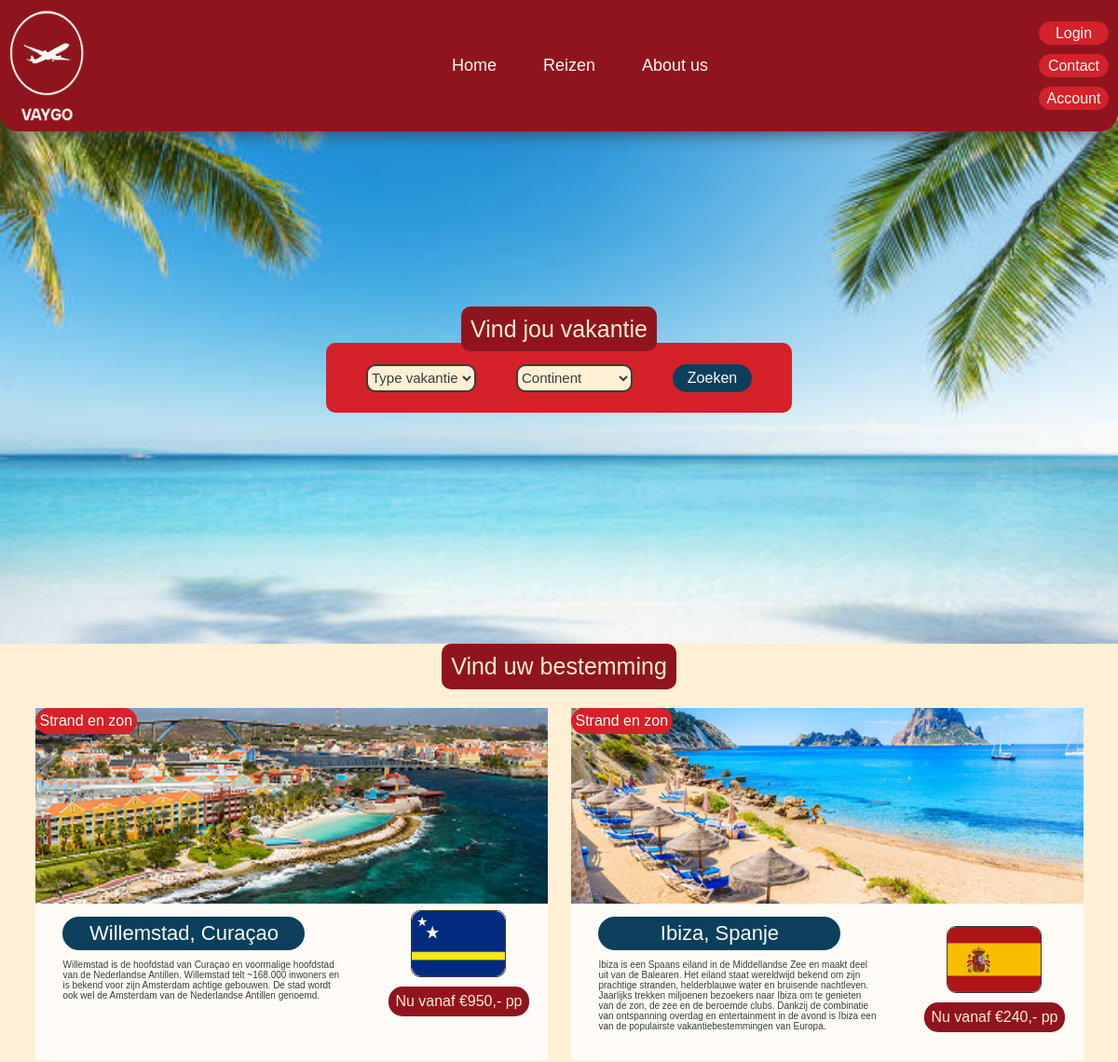
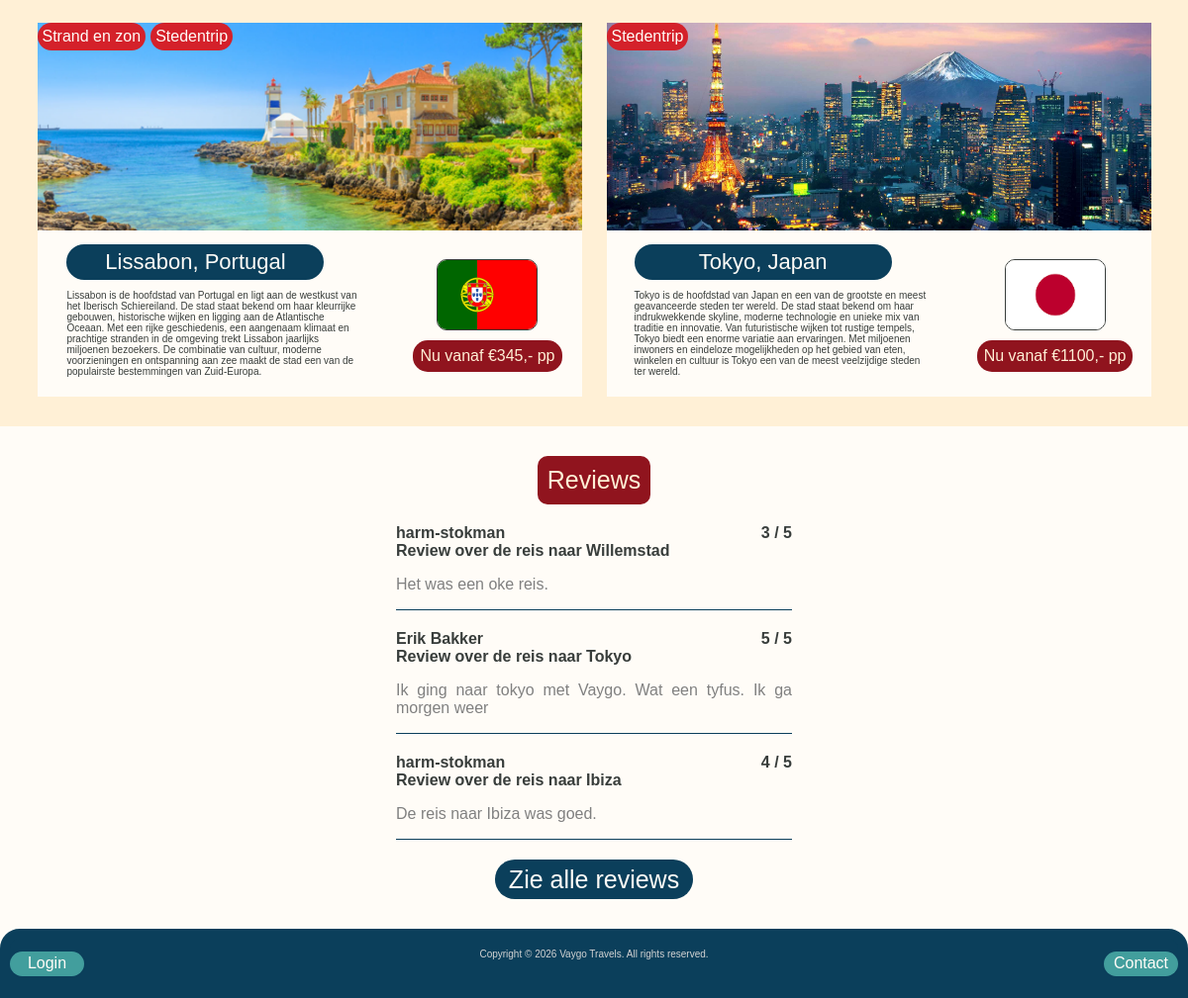
The page / on the database its author committed (2 pictures, top to bottom).
### tables this page shows
CREATE TABLE `Reizen` (
  `Reis_id` int NOT NULL,
  `Bestemming` varchar(50) NOT NULL,
  `Land` varchar(50) NOT NULL,
  `korte_beschrijving` varchar(750) NOT NULL,
  `Prijs` int NOT NULL,
  `Vlag` varchar(100) NOT NULL,
  `Continent` varchar(50) NOT NULL,
  `Strand_en_zon` tinyint(1) NOT NULL,
  `Stedentrip` tinyint(1) NOT NULL,
  `Wintersport` tinyint(1) NOT NULL,
  `Natuur` tinyint(1) NOT NULL,
  `Cultuur` tinyint(1) NOT NULL,
  `Welkom_bericht` varchar(1000) NOT NULL,
  `Historie` varchar(1000) NOT NULL,
  `Wat_te_doen` varchar(1000) NOT NULL,
  `Achtergrond` varchar(100) NOT NULL,
  `kaart_afbeelding` varchar(100) NOT NULL
);

CREATE TABLE `recensies` (
  `User_id` int NOT NULL,
  `Reis_id` int NOT NULL,
  `Bericht` varchar(250) NOT NULL,
  `Beoordeling` int NOT NULL
);

CREATE TABLE `Gebruikers` (
  `User_id` int NOT NULL,
  `Gebruikersnaam` varchar(50) NOT NULL,
  `Emailadres` varchar(50) NOT NULL,
  `Wachtwoord` varchar(50) NOT NULL
);

### index.php (the view, shortened to what this page needs)
<?php
include_once 'includes/pdo.php';
?>
<!DOCTYPE html>
<html lang="en">
<head>
    <link rel="stylesheet" href="css/style.css">
</head>
<body>
    <header>
        <img src="img/logo-vaygo.png" alt="logo Vaygo">
        <?php
        include_once 'includes/header.php';
        ?>
    </header>
    <main>
        <div class="index-header" >
            <div>
                <span class="title-block">Vind jou vakantie</span>
                <div class="find-vacations">
                    <select class="dropdown-selection" name="type">
                        <option value="">Type vakantie</option>
                    </select>
                    <select class="dropdown-selection" name="continent">
                        <option value="">Continent</option>
                    </select>
                    <div class="search-button">
                        <a href="index.php">Zoeken</a>
                    </div>
                </div>
            </div>
        </div>
        <div class="destinations-index">
            <span class="title-block">Vind uw bestemming</span>
            <div class="destinations-flex">
                <?php
                    $sql = "SELECT * FROM Reizen LIMIT 4";
                    $statement = $pdo->prepare($sql);
                    $statement->execute();
                    $reizen = $statement->fetchAll();
                    foreach($reizen as $reis) { ?>
                    <div class="one-destination">
                        <div class="image-label">
                            <div class="label-box">
                                <?php
                                    if ($reis['Strand_en_zon'] == 1) {
                                        echo "<div class='index-label'>Strand en zon</div>";
                                    }
                                    if ($reis['Stedentrip'] == 1) {
                                        echo "<div class='index-label'>Stedentrip</div>";
                                    }
                                ?>
                            </div>
                            <?php echo "<img src='img/" . $reis['kaart_afbeelding'] . "' alt='Bestemming image'>"?>
                        </div>
                        <div class="info-bestemming">
                            <div class="text-info-bestemming">
                                <div class="titel-bestemming"><?php echo $reis['Bestemming'] ?>, <?php echo $reis['Land'] ?></div>
                                <p> <?php echo $reis['korte_beschrijving'] ?> </p>
                            </div>
                            <div class="vlag-prijs">
                                <img src="img/<?php echo $reis['Vlag'] ?>" alt="vlag image">
                                <a href="reisinfo.php" id="<?php $reis['Reis_id'] ?>">Nu vanaf €<?php echo $reis['Prijs'] ?>,- pp</a>
                            </div>
                        </div>
                    </div>
                <?php } ?>
        </div>
        </div>
        <div class="reviews-index">
            <span class="title-block">Reviews</span>
            <?php
            $sqlrecensie = "SELECT Gebruikers.Gebruikersnaam, Reizen.Bestemming, recensies.Bericht, recensies.Beoordeling
            FROM recensies
            JOIN Gebruikers ON recensies.`User_id` = Gebruikers.`User_id`
            JOIN Reizen ON recensies.`Reis_id` = Reizen.`Reis_id`
            LIMIT 3";
            $reviewstatement = $pdo->prepare($sqlrecensie);
            $reviewstatement->execute();
            $reviews = $reviewstatement->fetchAll();
            foreach ($reviews as $review) { ?>
                <div class="one-review">
                <div class="review-header">
                    <div class="review-info">
                        <span><?php echo  $review['Gebruikersnaam'] ?> </span>
                        <span>Review over de reis naar <?php echo $review['Bestemming'];?></span>
                    </div>
                    <span><?php echo $review['Beoordeling'] ?> / 5</span>
                </div>
                <p><?php echo $review['Bericht'] ?></p>
            </div>
           <?php } ?>
            <a href="allreviews.php"><button class="action-button">Zie alle reviews</button></a>
        </div>
    </main>
    <footer>
    <?php
    include_once 'includes/footer.php';
    ?>
    </footer>
</body>
</html>

### includes/header.php
<div class="header-links">
    <nav>
        <ul>
            <li><a href="index.php">Home</a></li>
            <li><a href="reizen.php">Reizen</a></li>
            <li><a href="aboutus.php">About us</a></li>
        </ul>
    </nav>
</div>
<div class="buttons">
    <?php
    if (isset($_SESSION['logged-in']) && $_SESSION['logged-in'] = true) {
        echo "<a href='logout.php'> Uitloggen </a>";
    } else {
       echo "<a href='inlog.php'>Login</a>";;
    }
    ?>
    <a href="contact.php">Contact</a>
    <?php
    if (isset($_SESSION['logged-in']) && $_SESSION['username'] == "Admin") {
        echo "<a href='admin.php'> Admin </a>";
    } else {
         echo "<a href='account.php'> Account </a>";
    }
    ?>
</div>

### includes/footer.php
<div class="footer">
    <div class="button">
        <a href="inlog.php">Login</a>
    </div>
    <div class="copyright">
        <p>Copyright &copy; 2026 Vaygo Travels. All rights reserved.</p>
    </div>
    <div class="button">
        <a href="contact.php">Contact</a>
    </div>
</div>

### rows shown on the page
reizen: Strand_en_zon "Strand en zon", kaart_afbeelding (picture), Bestemming "Willemstad", Land "Curaçao", korte_beschrijving "Willemstad is de hoofdstad van Curaçao en voormalige hoofdstad van de Nederlandse Antillen. Willemstad telt ~168.000 inwoners en is bekend voor zijn Amsterdam achtige gebouwen. De stad wordt ook wel de Amsterdam van de Nederlandse Antillen genoemd.", Vlag (picture), Prijs "950"
reizen: Strand_en_zon "Strand en zon", kaart_afbeelding (picture), Bestemming "Ibiza", Land "Spanje", korte_beschrijving "Ibiza is een Spaans eiland in de Middellandse Zee en maakt deel uit van de Balearen. Het eiland staat wereldwijd bekend om zijn prachtige stranden, helderblauwe water en bruisende nachtleven. Jaarlijks trekken miljoenen bezoekers naar Ibiza om te genieten van de zon, de zee en de beroemde clubs. Dankzij de combinatie van ontspanning overdag en entertainment in de avond is Ibiza een van de populairste vakantiebestemmingen van Europa.", Vlag (picture), Prijs "240"
reizen: Strand_en_zon "Strand en zon", Stedentrip "Stedentrip", kaart_afbeelding (picture), Bestemming "Lissabon", Land "Portugal", korte_beschrijving "Lissabon is de hoofdstad van Portugal en ligt aan de westkust van het Iberisch Schiereiland. De stad staat bekend om haar kleurrijke gebouwen, historische wijken en ligging aan de Atlantische Oceaan. Met een rijke geschiedenis, een aangenaam klimaat en prachtige stranden in de omgeving trekt Lissabon jaarlijks miljoenen bezoekers. De combinatie van cultuur, moderne voorzieningen en ontspanning aan zee maakt de stad een van de populairste bestemmingen van Zuid-Europa.", Vlag (picture), Prijs "345"
reizen: Stedentrip "Stedentrip", kaart_afbeelding (picture), Bestemming "Tokyo", Land "Japan", korte_beschrijving "Tokyo is de hoofdstad van Japan en een van de grootste en meest geavanceerde steden ter wereld. De stad staat bekend om haar indrukwekkende skyline, moderne technologie en unieke mix van traditie en innovatie. Van futuristische wijken tot rustige tempels, Tokyo biedt een enorme variatie aan ervaringen. Met miljoenen inwoners en eindeloze mogelijkheden op het gebied van eten, winkelen en cultuur is Tokyo een van de meest veelzijdige steden ter wereld.", Vlag (picture), Prijs "1100"
recensies: User.Gebruikersnaam "harm-stokman", Reis.Bestemming "Willemstad", Beoordeling "3", Bericht "Het was een oke reis."
recensies: User.Gebruikersnaam "Erik Bakker", Reis.Bestemming "Tokyo", Beoordeling "5", Bericht "Ik ging naar tokyo met Vaygo. Wat een tyfus. Ik ga morgen weer"
recensies: User.Gebruikersnaam "harm-stokman", Reis.Bestemming "Ibiza", Beoordeling "4", Bericht "De reis naar Ibiza was goed."
